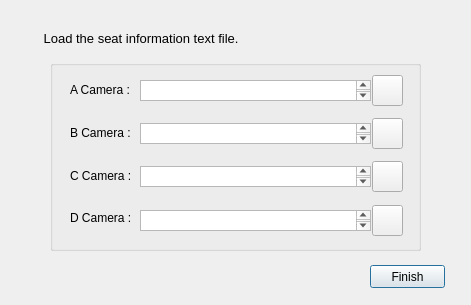
<?xml version="1.0" encoding="UTF-8"?>
<ui version="4.0">
 <class>SeatSettings</class>
 <widget class="QDialog" name="SeatSettings">
  <property name="geometry">
   <rect>
    <x>0</x>
    <y>0</y>
    <width>471</width>
    <height>305</height>
   </rect>
  </property>
  <property name="windowTitle">
   <string>Dialog</string>
  </property>
  <widget class="QPushButton" name="finish">
   <property name="geometry">
    <rect>
     <x>370</x>
     <y>265</y>
     <width>75</width>
     <height>23</height>
    </rect>
   </property>
   <property name="text">
    <string>Finish</string>
   </property>
  </widget>
  <widget class="QLabel" name="label_5">
   <property name="geometry">
    <rect>
     <x>40</x>
     <y>30</y>
     <width>261</width>
     <height>16</height>
    </rect>
   </property>
   <property name="font">
    <font>
     <pointsize>10</pointsize>
    </font>
   </property>
   <property name="text">
    <string> Load the seat information text file.</string>
   </property>
  </widget>
  <widget class="QGroupBox" name="groupBox">
   <property name="geometry">
    <rect>
     <x>50</x>
     <y>60</y>
     <width>371</width>
     <height>191</height>
    </rect>
   </property>
   <property name="title">
    <string/>
   </property>
   <widget class="QLabel" name="label">
    <property name="geometry">
     <rect>
      <x>20</x>
      <y>22</y>
      <width>71</width>
      <height>16</height>
     </rect>
    </property>
    <property name="text">
     <string>A Camera :</string>
    </property>
   </widget>
   <widget class="QTextEdit" name="A_file">
    <property name="geometry">
     <rect>
      <x>90</x>
      <y>20</y>
      <width>231</width>
      <height>21</height>
     </rect>
    </property>
   </widget>
   <widget class="QPushButton" name="Load_A">
    <property name="geometry">
     <rect>
      <x>322</x>
      <y>15</y>
      <width>31</width>
      <height>31</height>
     </rect>
    </property>
    <property name="styleSheet">
     <string notr="true">border-image: url("file.png");
</string>
    </property>
    <property name="text">
     <string/>
    </property>
    <property name="iconSize">
     <size>
      <width>13</width>
      <height>13</height>
     </size>
    </property>
   </widget>
   <widget class="QLabel" name="label_2">
    <property name="geometry">
     <rect>
      <x>20</x>
      <y>65</y>
      <width>71</width>
      <height>16</height>
     </rect>
    </property>
    <property name="text">
     <string>B Camera :</string>
    </property>
   </widget>
   <widget class="QTextEdit" name="B_file">
    <property name="geometry">
     <rect>
      <x>90</x>
      <y>63</y>
      <width>231</width>
      <height>21</height>
     </rect>
    </property>
   </widget>
   <widget class="QPushButton" name="Load_B">
    <property name="geometry">
     <rect>
      <x>322</x>
      <y>58</y>
      <width>31</width>
      <height>31</height>
     </rect>
    </property>
    <property name="styleSheet">
     <string notr="true">border-image: url("file.png");</string>
    </property>
    <property name="text">
     <string/>
    </property>
    <property name="iconSize">
     <size>
      <width>13</width>
      <height>13</height>
     </size>
    </property>
   </widget>
   <widget class="QLabel" name="label_3">
    <property name="geometry">
     <rect>
      <x>20</x>
      <y>108</y>
      <width>71</width>
      <height>16</height>
     </rect>
    </property>
    <property name="text">
     <string>C Camera :</string>
    </property>
   </widget>
   <widget class="QLabel" name="label_4">
    <property name="geometry">
     <rect>
      <x>20</x>
      <y>150</y>
      <width>71</width>
      <height>16</height>
     </rect>
    </property>
    <property name="text">
     <string>D Camera :</string>
    </property>
   </widget>
   <widget class="QTextEdit" name="C_file">
    <property name="geometry">
     <rect>
      <x>90</x>
      <y>106</y>
      <width>231</width>
      <height>21</height>
     </rect>
    </property>
   </widget>
   <widget class="QTextEdit" name="D_file">
    <property name="geometry">
     <rect>
      <x>90</x>
      <y>150</y>
      <width>231</width>
      <height>21</height>
     </rect>
    </property>
   </widget>
   <widget class="QPushButton" name="Load_C">
    <property name="geometry">
     <rect>
      <x>322</x>
      <y>101</y>
      <width>31</width>
      <height>31</height>
     </rect>
    </property>
    <property name="styleSheet">
     <string notr="true">border-image: url("file.png");</string>
    </property>
    <property name="text">
     <string/>
    </property>
    <property name="iconSize">
     <size>
      <width>13</width>
      <height>13</height>
     </size>
    </property>
   </widget>
   <widget class="QPushButton" name="Load_D">
    <property name="geometry">
     <rect>
      <x>322</x>
      <y>145</y>
      <width>31</width>
      <height>31</height>
     </rect>
    </property>
    <property name="styleSheet">
     <string notr="true">border-image: url("file.png");</string>
    </property>
    <property name="text">
     <string/>
    </property>
    <property name="iconSize">
     <size>
      <width>13</width>
      <height>13</height>
     </size>
    </property>
   </widget>
  </widget>
 </widget>
 <resources/>
 <connections/>
</ui>
